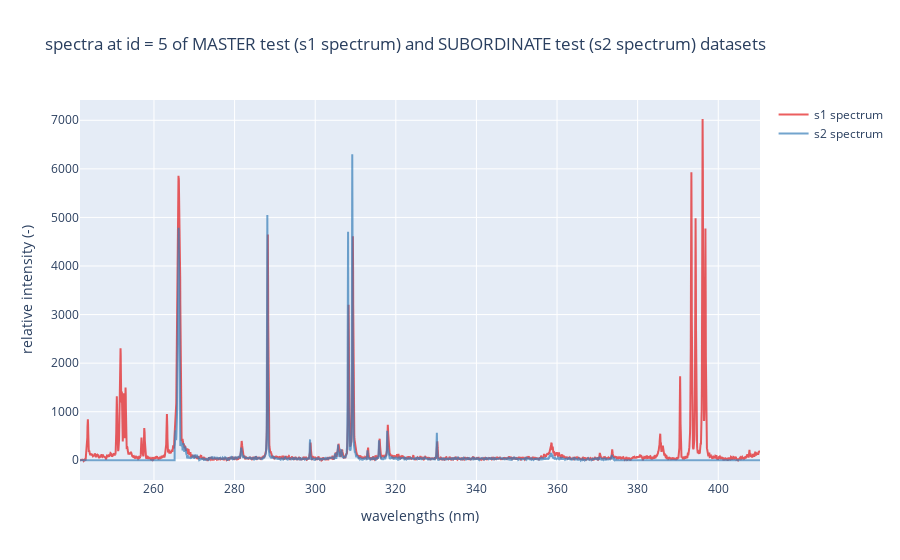

The code cell stored with this chart in its notebook:
### Code cell
id = 5

s1_vs_s2_spectra(
    s1_test[id],
    s2_test[id],
    s1_test_pipeline,
    s2_test_pipeline,
    title=f'spectra at id = {id} of MASTER test (s1 spectrum) and SUBORDINATE test (s2 spectrum) datasets'
).show()

del id

### Figure 1 — Plotly figure (JSON) as saved in the notebook; plotly's stock layout.template omitted (floating-point values rounded to 4 significant figures; data arrays with more than 128 entries replaced by an {"elided": "..."} marker saying what was removed)
{"data": [{"line": {"color": "rgb(228,26,28)"}, "name": "s1 spectrum", "opacity": 0.7, "type": "scatter", "x": {"elided": "5336 float values"}, "y": {"elided": "5336 float values"}}, {"line": {"color": "rgb(55,126,184)"}, "name": "s2 spectrum", "opacity": 0.7, "type": "scatter", "x": {"elided": "5336 float values"}, "y": {"elided": "5336 float values"}}], "layout": {"title": {"text": "spectra at id = 5 of MASTER test (s1 spectrum) and SUBORDINATE test (s2 spectrum) datasets"}, "xaxis": {"title": {"text": "wavelengths (nm)"}}, "yaxis": {"title": {"text": "relative intensity (-)"}}}}
